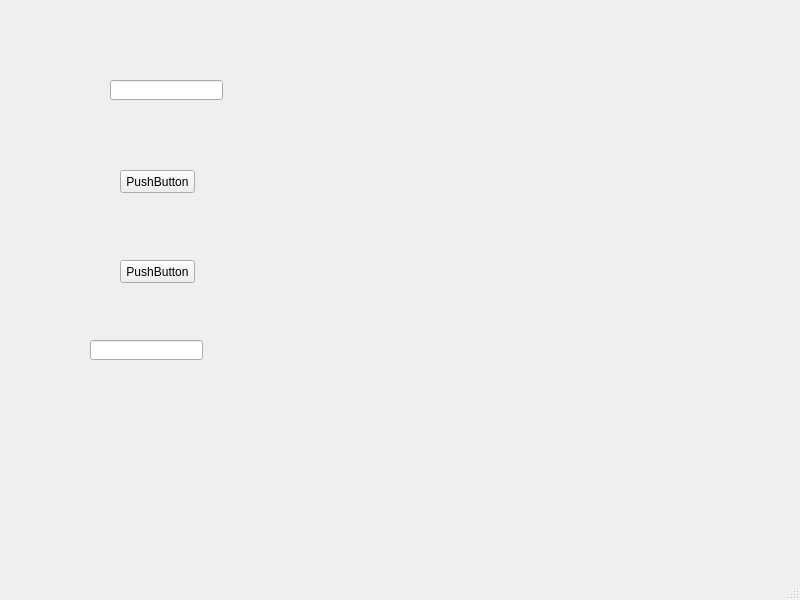
<?xml version="1.0" encoding="UTF-8"?>
<ui version="4.0">
 <class>MainWindow</class>
 <widget class="QMainWindow" name="MainWindow">
  <property name="geometry">
   <rect>
    <x>0</x>
    <y>0</y>
    <width>800</width>
    <height>600</height>
   </rect>
  </property>
  <property name="windowTitle">
   <string>MainWindow</string>
  </property>
  <widget class="QWidget" name="centralwidget">
   <widget class="QPushButton" name="pushButton">
    <property name="geometry">
     <rect>
      <x>120</x>
      <y>170</y>
      <width>75</width>
      <height>23</height>
     </rect>
    </property>
    <property name="text">
     <string>PushButton</string>
    </property>
   </widget>
   <widget class="QPushButton" name="pushButton_2">
    <property name="geometry">
     <rect>
      <x>120</x>
      <y>260</y>
      <width>75</width>
      <height>23</height>
     </rect>
    </property>
    <property name="text">
     <string>PushButton</string>
    </property>
   </widget>
   <widget class="QLineEdit" name="lineEdit">
    <property name="geometry">
     <rect>
      <x>110</x>
      <y>80</y>
      <width>113</width>
      <height>20</height>
     </rect>
    </property>
   </widget>
   <widget class="QLineEdit" name="lineEdit_2">
    <property name="geometry">
     <rect>
      <x>90</x>
      <y>340</y>
      <width>113</width>
      <height>20</height>
     </rect>
    </property>
   </widget>
  </widget>
  <widget class="QMenuBar" name="menubar">
   <property name="geometry">
    <rect>
     <x>0</x>
     <y>0</y>
     <width>800</width>
     <height>23</height>
    </rect>
   </property>
  </widget>
  <widget class="QStatusBar" name="statusbar"/>
 </widget>
 <resources/>
 <connections>
  <connection>
   <sender>pushButton</sender>
   <signal>released()</signal>
   <receiver>lineEdit</receiver>
   <slot>copy()</slot>
   <hints>
    <hint type="sourcelabel">
     <x>159</x>
     <y>199</y>
    </hint>
    <hint type="destinationlabel">
     <x>141</x>
     <y>119</y>
    </hint>
   </hints>
  </connection>
  <connection>
   <sender>pushButton_2</sender>
   <signal>clicked()</signal>
   <receiver>lineEdit_2</receiver>
   <slot>paste()</slot>
   <hints>
    <hint type="sourcelabel">
     <x>167</x>
     <y>301</y>
    </hint>
    <hint type="destinationlabel">
     <x>154</x>
     <y>376</y>
    </hint>
   </hints>
  </connection>
  <connection>
   <sender>pushButton</sender>
   <signal>pressed()</signal>
   <receiver>lineEdit</receiver>
   <slot>selectAll()</slot>
   <hints>
    <hint type="sourcelabel">
     <x>185</x>
     <y>203</y>
    </hint>
    <hint type="destinationlabel">
     <x>201</x>
     <y>117</y>
    </hint>
   </hints>
  </connection>
 </connections>
</ui>
